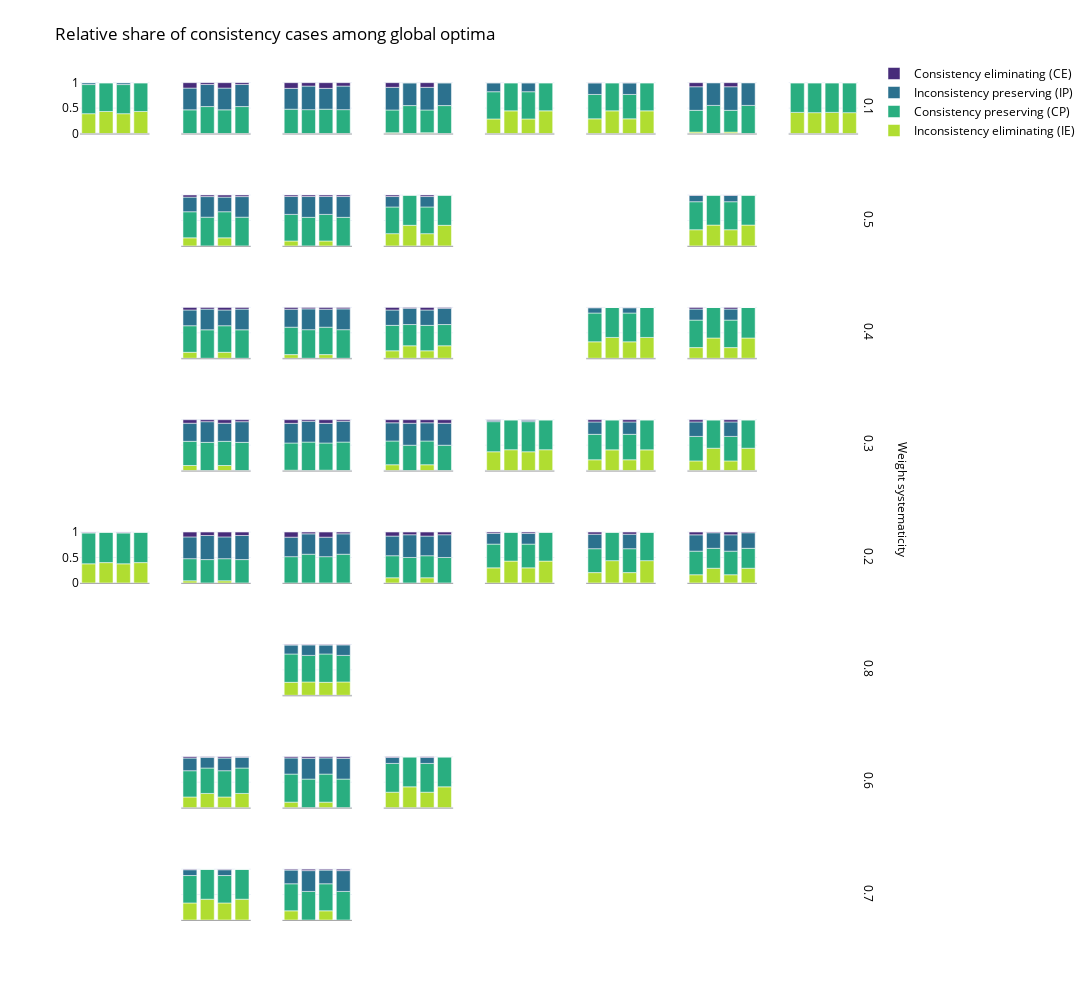
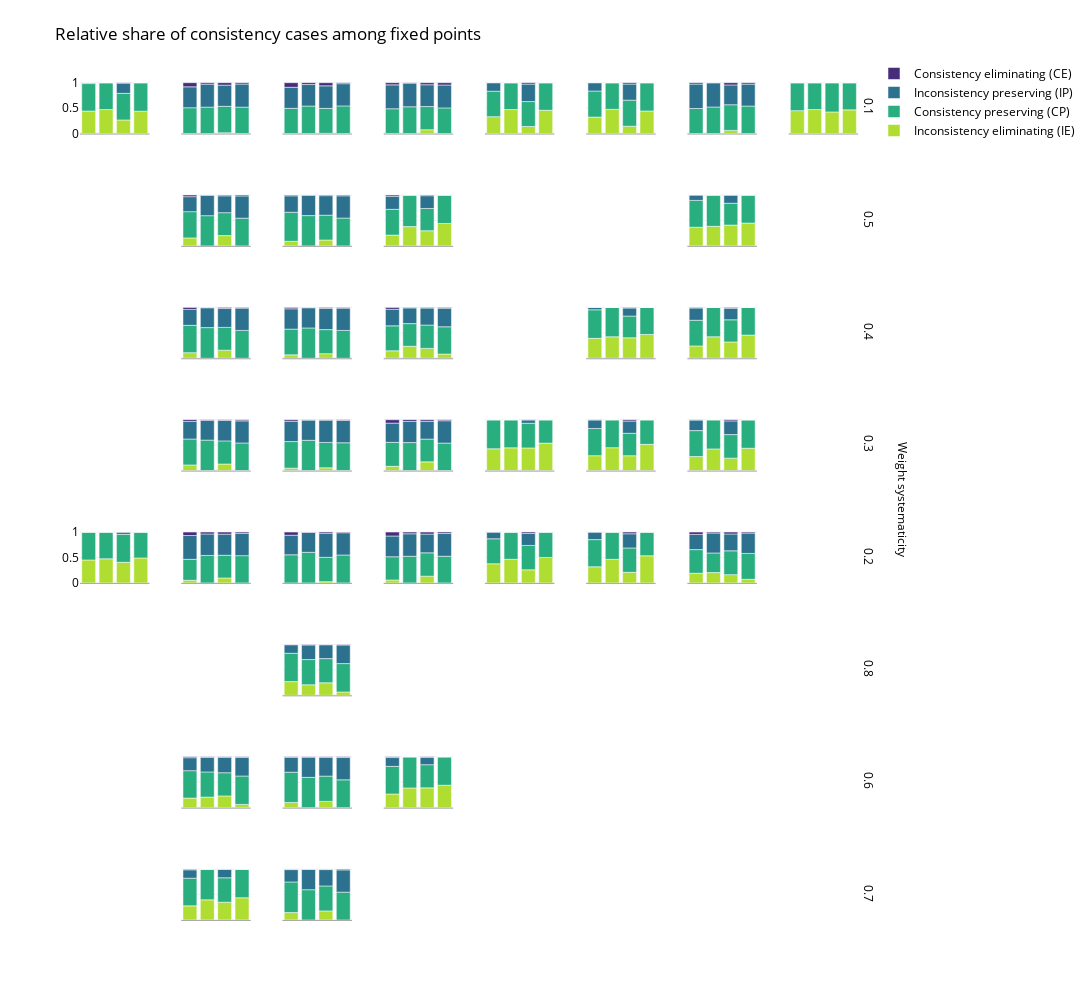

Notebook code cell kept with these figures, in order:
### Code cell
barplot_by_weight(go_df, "go")
barplot_by_weight(fp_df, "fp")
